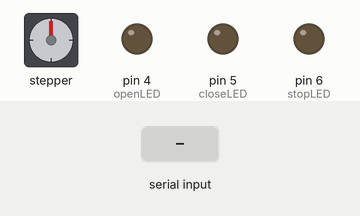
This sketch was run on a simulated Arduino Nano, built with avr-gcc and run on an emulated ATmega328P. On the bench: stepper motor, output pins drawn as LEDs (lit = HIGH). Inputs (shaded band) come from the test bench. Stepper angles assume 2038 steps per turn.

Above: at 2.7 s.
2.8 s: "H" received over Serial
At 2.95 s:
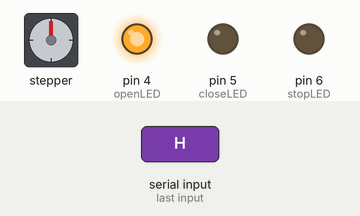
5.8 s: "S" received over Serial
At 6.1 s:
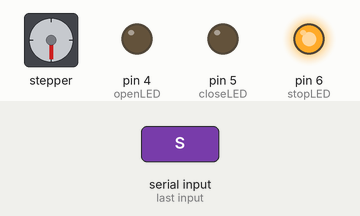
7.3 s: "L" received over Serial
At 7.45 s:
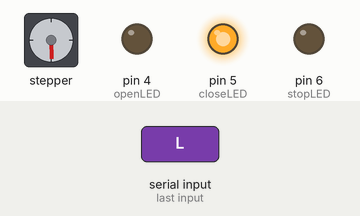
10.3 s: "S" received over Serial
At 11.5 s:
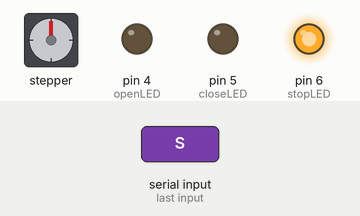
11.8 s: "1" received over Serial
At 13.0 s:
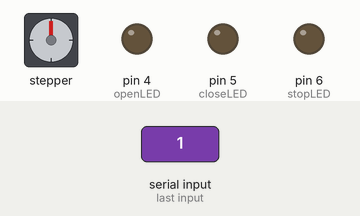
13.3 s: "L" received over Serial
At 17.0 s:
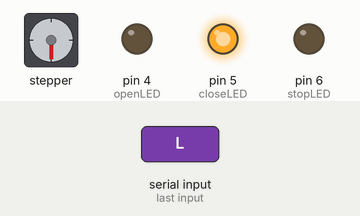
Timing chart, 0 to 17.3 s (numbered marks = the images above; inputs shaded):
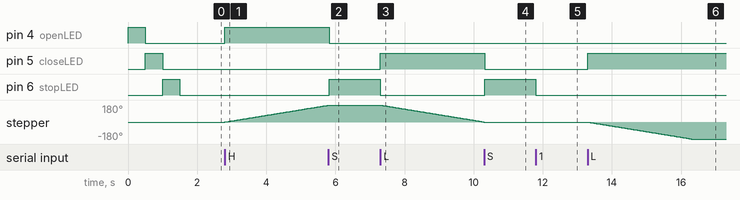

Measured:
- after the input at 2.8 s, pin 4 (openLED): LOW → HIGH at once; stepper: keeps turning clockwise at about 60°/s, starting at once
- after the input at 5.8 s, pin 4 (openLED): HIGH → LOW at once; pin 6 (stopLED): LOW → HIGH at once; stepper: goes on until 5.8 s, then stays 180°
- after the input at 7.3 s, pin 5 (closeLED): LOW → HIGH at once; pin 6 (stopLED): HIGH → LOW at once; stepper: keeps turning counter-clockwise at about 60°/s, starting at once
- after the input at 10.3 s, pin 5 (closeLED): HIGH → LOW at once; pin 6 (stopLED): LOW → HIGH at once; stepper: stops changing and stays 0°
- after the input at 11.8 s, pin 6 (stopLED): HIGH → LOW at once
- after the input at 13.3 s, pin 5 (closeLED): LOW → HIGH at once; stepper: turns 180° counter-clockwise in 3.0 s, starting at once

The sketch:

blinds_motor_control.ino
```cpp
#include <Arduino.h>


/*
 Stepper Motor Control - one revolution

 This program drives a unipolar or bipolar stepper motor.
 The motor is attached to digital pins 8 - 11 of the Arduino.

 The motor should revolve one revolution in one direction, then
 one revolution in the other direction.


 Created 11 Mar. 2007
 Modified 30 Nov. 2009
 by Tom Igoe

 */

#include <Stepper.h>


const int stepsPerRevolution =2038;  // change this to fit the number of steps per revolution
// for your motor

// initialize the stepper library on pins 8 through 11:
//Stepper myStepper(stepsPerRevolution, 9,10,11,12);
Stepper myStepper(stepsPerRevolution, 8, 10, 9, 11);
int windowHeightSteps = 8000;
int currentHeight = 0;

int incomingByte;
int openLED = 4;
int closeLED = 5;
int stopLED = 6;

void setup() {
  // set the speed at 60 rpm:
  myStepper.setSpeed(10);
  // initialize the serial port:
  Serial.begin(9600);

  pinMode(openLED, OUTPUT);
  pinMode(closeLED, OUTPUT);
  pinMode(stopLED, OUTPUT);

  digitalWrite(openLED, HIGH);
  delay(500);
  digitalWrite(openLED, LOW);
  digitalWrite(closeLED, HIGH);
  delay(500);
  digitalWrite(closeLED, LOW);
  digitalWrite(stopLED, HIGH);
  delay(500);
  digitalWrite(stopLED, LOW);


}

void loop() {
  // see if there's incoming serial data:
  if (Serial.available() > 0) {
    // read the oldest byte in the serial buffer:
    incomingByte = Serial.read();

    if (incomingByte == 'H') {
      digitalWrite(openLED, HIGH);
      digitalWrite(closeLED, LOW);
      digitalWrite(stopLED, LOW);
      open();

    } else if (incomingByte == 'L') {
      digitalWrite(openLED, LOW);
      digitalWrite(closeLED, HIGH);
      digitalWrite(stopLED, LOW);
      close();

    } else {
      digitalWrite(openLED, LOW);
      digitalWrite(closeLED, LOW);
      digitalWrite(stopLED, LOW);
    }
  }
}

void open() {
  for ( ; currentHeight <= windowHeightSteps ; currentHeight += stepsPerRevolution ) {
    if (Serial.available() > 0) {
      incomingByte = Serial.read();
      if (incomingByte == 'S') {
        digitalWrite(openLED, LOW);
        digitalWrite(closeLED, LOW);
        digitalWrite(stopLED, HIGH);
        break;
      }
    }
    myStepper.step(stepsPerRevolution/2);
  }
}

void close() {
  for ( ; currentHeight >= 0 ; currentHeight -= stepsPerRevolution ) {
    if (Serial.available() > 0) {
      incomingByte = Serial.read();
      if (incomingByte == 'S') {
        digitalWrite(openLED, LOW);
        digitalWrite(closeLED, LOW);
        digitalWrite(stopLED, HIGH);
        break;
      }
    }
    myStepper.step(-stepsPerRevolution/2);
  }

}
```
